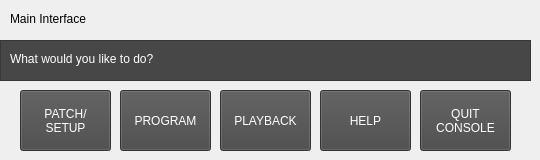
     <widget class="QWidget" name="page">
      <widget class="QLabel" name="label_18">
       <property name="geometry">
        <rect>
         <x>10</x>
         <y>10</y>
         <width>151</width>
         <height>17</height>
        </rect>
       </property>
       <property name="text">
        <string>Main Interface</string>
       </property>
      </widget>
      <widget class="QFrame" name="frame_13">
       <property name="geometry">
        <rect>
         <x>0</x>
         <y>40</y>
         <width>531</width>
         <height>41</height>
        </rect>
       </property>
       <property name="styleSheet">
        <string notr="true">background-color: rgb(71, 71, 71);</string>
       </property>
       <property name="frameShape">
        <enum>QFrame::StyledPanel</enum>
       </property>
       <property name="frameShadow">
        <enum>QFrame::Raised</enum>
       </property>
       <widget class="QLabel" name="label_19">
        <property name="geometry">
         <rect>
          <x>10</x>
          <y>10</y>
          <width>301</width>
          <height>17</height>
         </rect>
        </property>
        <property name="styleSheet">
         <string notr="true">color: rgb(255, 255, 255);</string>
        </property>
        <property name="text">
         <string>What would you like to do?</string>
        </property>
       </widget>
      </widget>
      <widget class="QPushButton" name="pushButton_9">
       <property name="geometry">
        <rect>
         <x>20</x>
         <y>90</y>
         <width>91</width>
         <height>61</height>
        </rect>
       </property>
       <property name="styleSheet">
        <string notr="true">background-color: rgb(71, 71, 71);
color: rgb(255, 255, 255);</string>
       </property>
       <property name="text">
        <string>PATCH/
SETUP</string>
       </property>
      </widget>
      <widget class="QPushButton" name="pushButton_10">
       <property name="geometry">
        <rect>
         <x>120</x>
         <y>90</y>
         <width>91</width>
         <height>61</height>
        </rect>
       </property>
       <property name="styleSheet">
        <string notr="true">background-color: rgb(71, 71, 71);
color: rgb(255, 255, 255);</string>
       </property>
       <property name="text">
        <string>PROGRAM</string>
       </property>
      </widget>
      <widget class="QPushButton" name="pushButton_11">
       <property name="geometry">
        <rect>
         <x>220</x>
         <y>90</y>
         <width>91</width>
         <height>61</height>
        </rect>
       </property>
       <property name="styleSheet">
        <string notr="true">background-color: rgb(71, 71, 71);
color: rgb(255, 255, 255);</string>
       </property>
       <property name="text">
        <string>PLAYBACK</string>
       </property>
      </widget>
      <widget class="QPushButton" name="pushButton_12">
       <property name="geometry">
        <rect>
         <x>320</x>
         <y>90</y>
         <width>91</width>
         <height>61</height>
        </rect>
       </property>
       <property name="styleSheet">
        <string notr="true">background-color: rgb(71, 71, 71);
color: rgb(255, 255, 255);</string>
       </property>
       <property name="text">
        <string>HELP</string>
       </property>
      </widget>
      <widget class="QPushButton" name="pushButton_13">
       <property name="geometry">
        <rect>
         <x>420</x>
         <y>90</y>
         <width>91</width>
         <height>61</height>
        </rect>
       </property>
       <property name="styleSheet">
        <string notr="true">background-color: rgb(71, 71, 71);
color: rgb(255, 255, 255);</string>
       </property>
       <property name="text">
        <string>QUIT
CONSOLE</string>
       </property>
      </widget>
     </widget>
